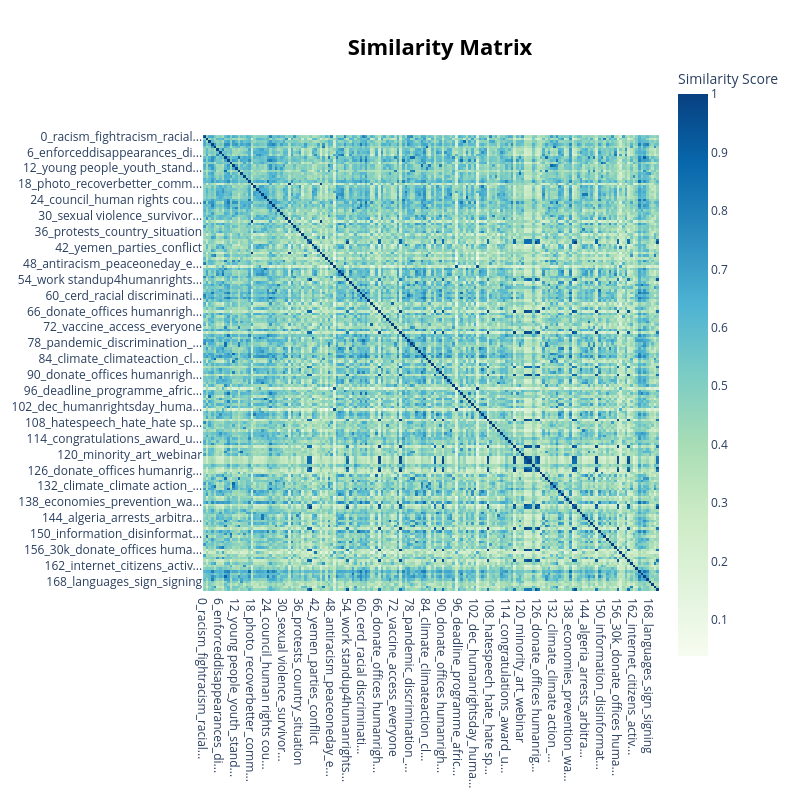

Notebook cell for this chart:
### Markdown cell above
To decide whether we should reduce the topics, we can inspect the heatmap.
If multiple topics are highliy similar, this suggests redundancy and indicates that topic reduction may be appropriate

### Code cell
topic_model.visualize_heatmap()

### Figure 1 — Plotly figure (JSON) as saved in the notebook; plotly's stock layout.template omitted (floating-point values rounded to 4 significant figures; data arrays with more than 128 entries replaced by an {"elided": "..."} marker saying what was removed)
{"data": [{"coloraxis": "coloraxis", "hovertemplate": "x: %{x}<br>y: %{y}<br>Similarity Score: %{z}<extra></extra>", "name": "0", "type": "heatmap", "x": {"elided": "172 str values"}, "xaxis": "x", "y": {"elided": "172 str values"}, "yaxis": "y", "z": {"elided": "172x172 float values"}}], "layout": {"coloraxis": {"colorbar": {"title": {"text": "Similarity Score"}}, "colorscale": [[0, "rgb(247,252,240)"], [0.125, "rgb(224,243,219)"], [0.25, "rgb(204,235,197)"], [0.375, "rgb(168,221,181)"], [0.5, "rgb(123,204,196)"], [0.625, "rgb(78,179,211)"], [0.75, "rgb(43,140,190)"], [0.875, "rgb(8,104,172)"], [1, "rgb(8,64,129)"]]}, "height": 800, "hoverlabel": {"bgcolor": "white", "font": {"family": "Rockwell", "size": 16}}, "legend": {"title": {"text": "Trend"}}, "margin": {"t": 60}, "showlegend": true, "title": {"font": {"color": "Black", "size": 22}, "text": "<b>Similarity Matrix</b>", "x": 0.55, "xanchor": "center", "y": 0.95, "yanchor": "top"}, "width": 800, "xaxis": {"anchor": "y", "constrain": "domain", "domain": [0, 1], "scaleanchor": "y"}, "yaxis": {"anchor": "x", "autorange": "reversed", "constrain": "domain", "domain": [0, 1]}}}
